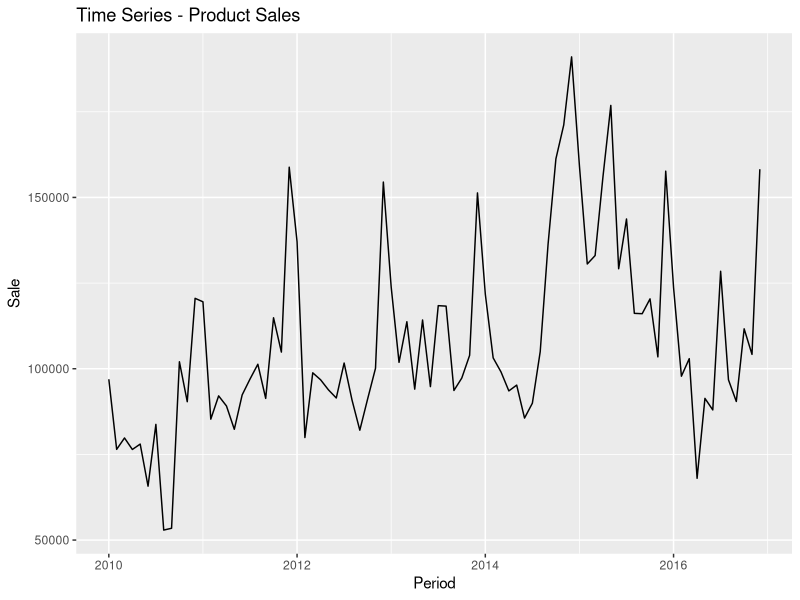
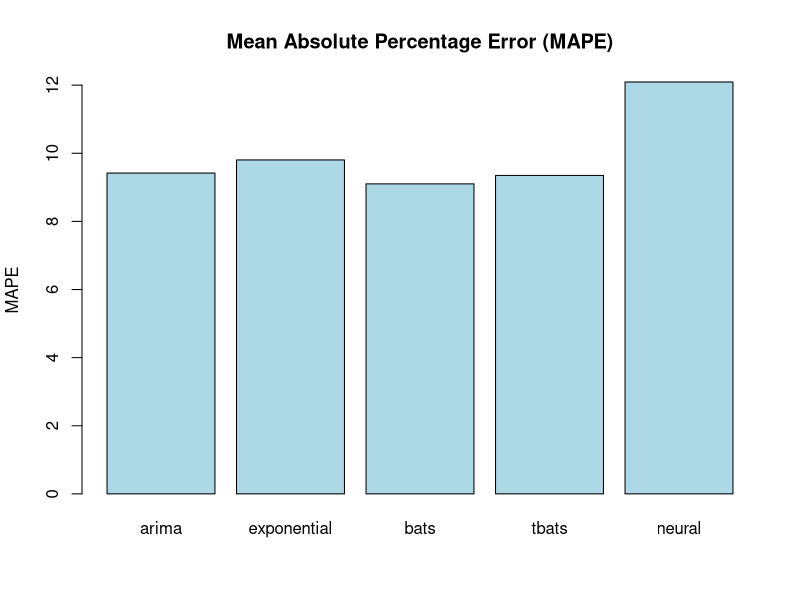
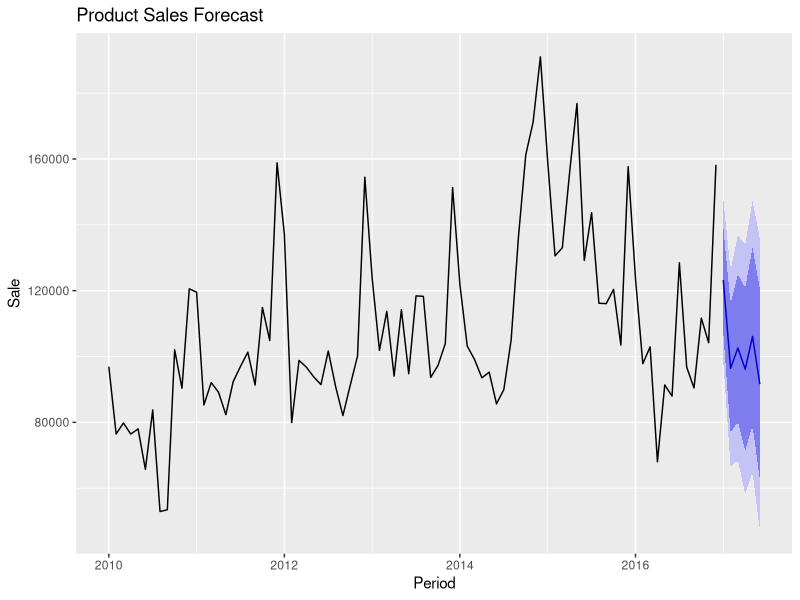

Write R code to recreate these figures, in order.
library(R6)
library(forecast)
library(ggplot2)

TimeSeries <- R6Class(
  "TimeSeries",

  public = list(
    initialize = function(list, start, end, frequency) {
      private$dataset = ts(list, start, end, frequency)
    },

    boxTest = function(type = "Ljung-Box") {
      test <- Box.test(private$dataset, type = type)

      if (test$p.value < 0.05) {
        print("This time series is stationary.")
      } else {
        print("This time series is not stationary.")
      }

      print(test)
    },

    fit = function() {
      private$modelArima <- auto.arima(private$dataset)
      private$modelExponential <- ets(private$dataset)
      private$modelBats <- bats(private$dataset)
      private$modelTBats <- tbats(private$dataset)

      # nnetar() -> Neural Network Time Series Forecasts
      private$modelRecurrentNeuralNetwork <- nnetar(
        private$dataset,
        repeats = 1000,
        lambda = BoxCox.lambda(private$dataset)
      )

      private$datasetMAPE <- c(
        arima = accuracy(private$modelArima)[,'MAPE'],
        exponential = accuracy(private$modelExponential)[,'MAPE'],
        bats = accuracy(private$modelBats)[,'MAPE'],
        tbats = accuracy(private$modelTBats)[,'MAPE'],
        neural = accuracy(private$modelRecurrentNeuralNetwork)[,'MAPE']
      )
    },

    forecast = function(period) {
      min <- which.min(private$datasetMAPE)

      model <- switch(
        names(min),
        arima = private$modelArima,
        exponential = private$modelExponential,
        bats = private$modelBats,
        tbats = private$modelTBats,
        neural = private$modelRecurrentNeuralNetwork
      )

      private$forecastResult <- forecast(model, period)

      summary(private$forecastResult);
    },

    plot = function(title, xLabel, yLabel) {
      autoplot(
        private$dataset,
        main = title,
        xlab = xLabel,
        ylab = yLabel
      )
    },

    plotMAPE = function(title, yLabel, col = "light blue") {
      barplot(
        private$datasetMAPE,
        main = title,
        col = col,
        ylab = yLabel
      )
    },

    plotForecast = function(title, xLabel, yLabel) {
      autoplot(
        private$forecastResult,
        main = title,
        xlab = xLabel,
        ylab = yLabel
      )
    }
  ),

  private = list(
    dataset = NULL,

    modelArima = NULL,
    modelExponential = NULL,
    modelBats = NULL,
    modelTBats = NULL,
    modelRecurrentNeuralNetwork = NULL,

    # Mean Absolute Percentage Error
    datasetMAPE = NULL,

    forecastResult = NULL
  )
)

# reading dataset
dataset = read.table('sales.csv', header=TRUE, sep=";")

# converting the entire column 'sale' to numeric
dataset$sale <- as.numeric(dataset$sale)

# creating a new instance of TimeSeries
timeSeries <- TimeSeries$new(dataset$sale, c(2010, 1), c(2016, 12), 12)

# ljung-box 
# p-value < 0.05 = serie is stationary
timeSeries$boxTest()

timeSeries$plot("Time Series - Product Sales", "Period", "Sale")

# arima, ets, bats, tbats, nnetar
timeSeries$fit()

# plot accuracy of the models 
timeSeries$plotMAPE("Mean Absolute Percentage Error (MAPE)", "MAPE")

# forecasting of 6 periods
timeSeries$forecast(6)

# plot the forecast result
timeSeries$plotForecast("Product Sales Forecast", "Period", "Sale")